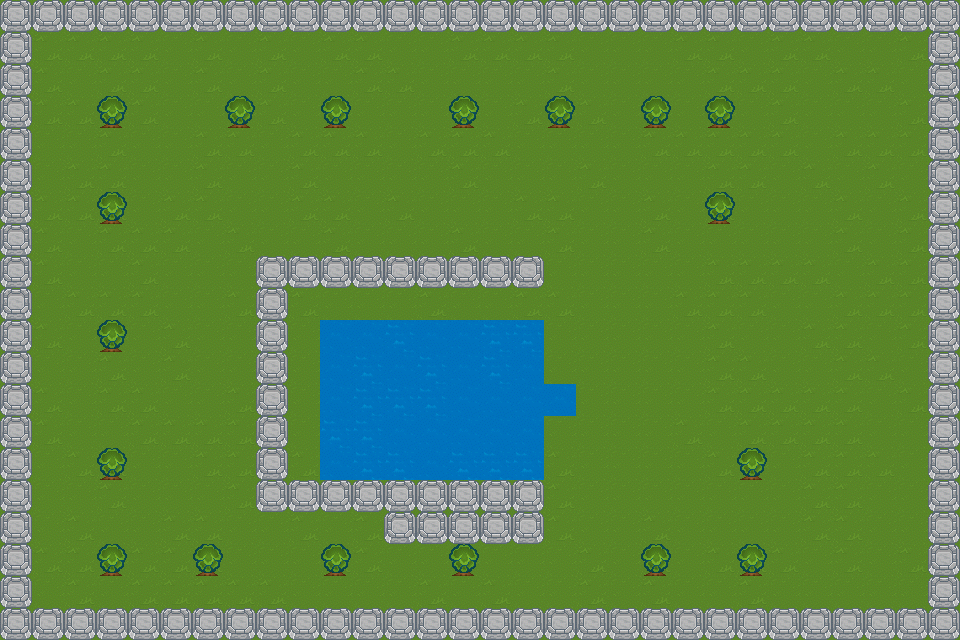

This game map was drawn from its Tiled (.tmx) file and the tilesets committed beside it. A one-line description and the trimmed map source follow:
An orthogonal 30x20 tile map with 32x32 px tiles, 2 tile layers (Background, Breakables).

<map version="1.0" orientation="orthogonal" renderorder="right-down" width="30" height="20" tilewidth="32" tileheight="32">
 <tileset firstgid="1" name="bg-tiles" tilewidth="32" tileheight="32" spacing="6" margin="4">
  <image source="tmx-bg-tiles.atlasc/tmx-bg-tiles.1.png" width="420" height="40" />
  <tile id="5">
   <properties>
    <property name="tree" value="1" />
   </properties>
  </tile>
  <tile id="8">
   <properties>
    <property name="wall" value="1" />
   </properties>
  </tile>
 </tileset>
 <layer name="Background" width="30" height="20">
  <data>[600 cells, 600 non-empty, 5 distinct tile ids]</data>
 </layer>
 <layer name="Breakables" width="30" height="20">
  <data>[600 cells, 18 non-empty, 1 distinct tile ids]</data>
 </layer>
</map>